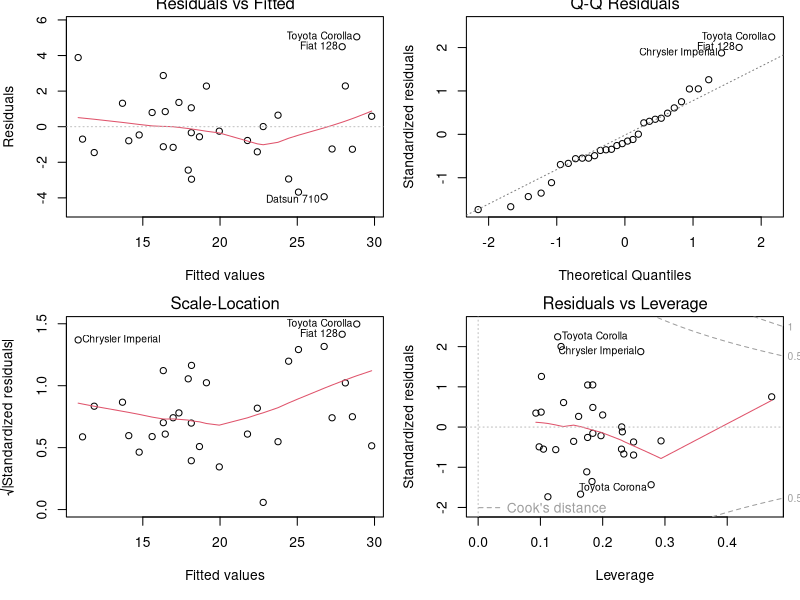
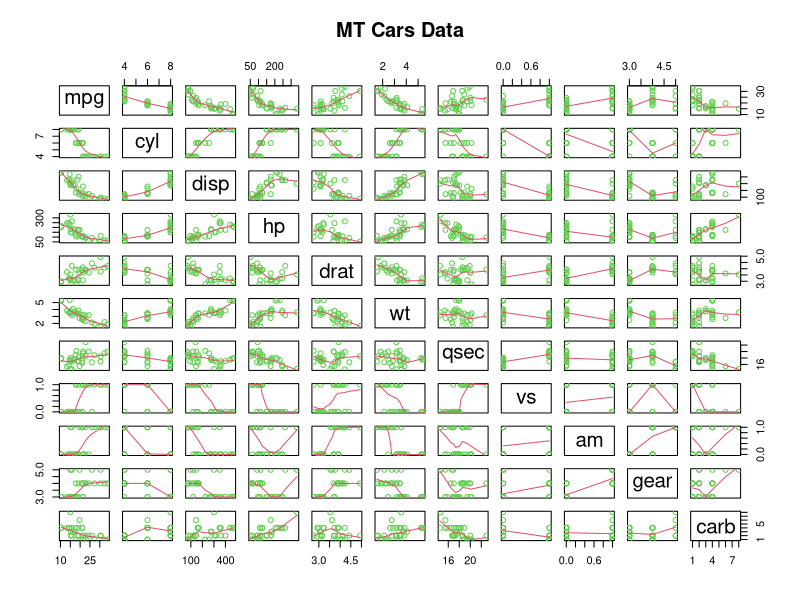
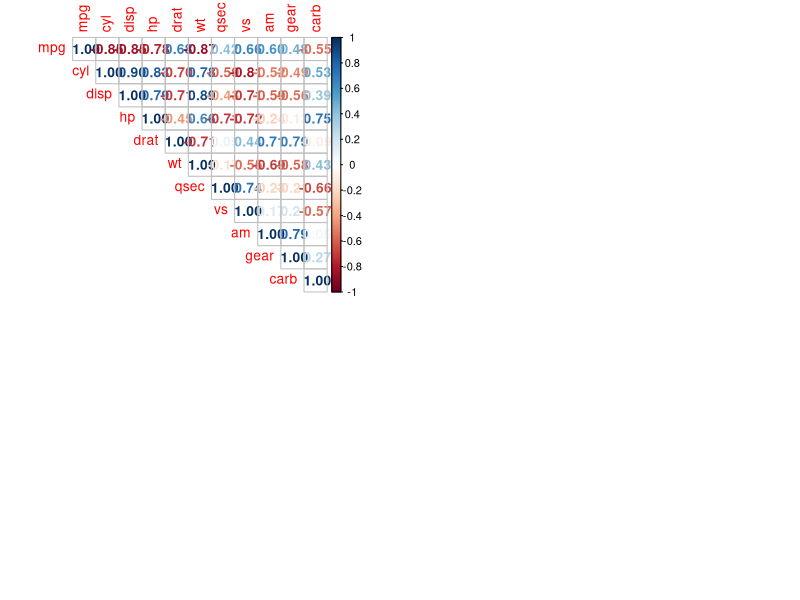

The R source for these figures, in order:
## ---- chunk 1
ipak <- function(pkg){
      new.pkg <- pkg[!(pkg %in% installed.packages()[, "Package"])]
      if (length(new.pkg)) 
            install.packages(new.pkg, dependencies = TRUE)
      sapply(pkg, require, character.only = TRUE)
}

### Package Usage
packages <- c("plyr", "dplyr", "data.table", "dtplyr", "lubridate", "ggplot2", "scales",
                  "reshape2", "knitr", "R.cache", "stringr", "gtools", "quantreg",
                  "graphics", "corrplot", "broom")
ipak(packages)
## ---- chunk 2
data(mtcars)
mtcars2 <- mtcars
mtcars2$am <- as.factor(mtcars2$am)
mtcars2$cyl <- as.factor(mtcars2$cyl) 
## ---- chunk 3
str(mtcars)
head(mtcars)
## ---- chunk 4
fit1 <- lm(mpg ~ am, data = mtcars2)
coef1 <- round(summary(fit1)$coef, 4)
glance1 <- round(glance(fit1)[1:6], 4)

fit10 <- lm(mpg ~ ., data = mtcars2)
coef10 <- round(summary(fit10)$coef, 4)
glance10 <- round(glance(fit10)[1:6], 4)

bestfit <- step(fit10, direction = "both")
coef.best <- round(summary(bestfit)$coef, 4)
glance.best <- round(glance(bestfit)[1:6], 4)

## Obtained by manually adding / removing variables (using correlations as guide)
fit3 <- lm(mpg ~ am + wt + cyl, data = mtcars2)
coef3 <- round(summary(fit3)$coef, 4)
glance3 <- round(glance(fit3)[1:6], 4)

fit4 <- lm(mpg ~ am + wt + cyl + hp, data = mtcars2)
coef4 <- round(summary(fit4)$coef, 4)
glance4 <- round(glance(fit4)[1:6], 4)
## ---- chunk 5
model <- c("fit1", "fit3", "fit4", "bestfit", "fit10")
model.compare <- rbind(glance1,glance3, glance4, glance.best, glance10)
model.compare <- cbind(model, model.compare)
model.compare
## ---- chunk 6
mpg.anova <- anova(fit1, fit3, fit4)
mpg.anova
## ---- chunk 7
par(mfrow = c(2,2), mar = c(5,4,1,1))
plot(fit4)
## ---- chunk 8
pairs(mtcars, panel = panel.smooth, main = "MT Cars Data", col = 3)
## ---- chunk 9
par(mar = c(5,4,2,1))
mtcars.cor <- cor(mtcars)
corrplot(mtcars.cor, method = "number", type = "upper", add = FALSE, 
                  order = "original", is.corr = TRUE)
